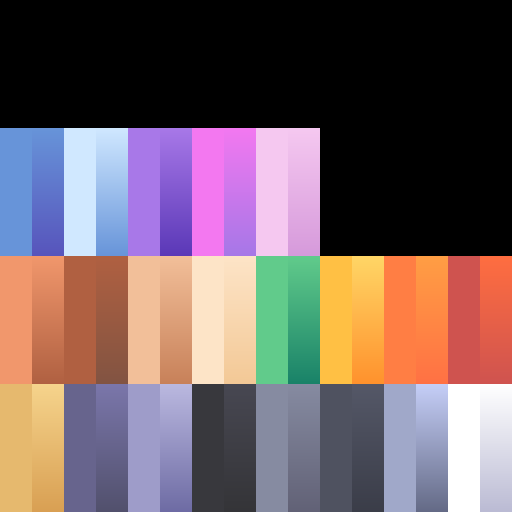
#> input picture client/town/assets/models/characters/resident_colormap.png, 512 x 512 px
$ python recolor_kenney.py ../town/assets/models/characters/resident_colormap.png ../town/assets/models/characters/resident_colormap.png
#> lines starting #> are read from the running program, lines starting #| are printed output that depends on the picture
#!/usr/bin/env python3
"""把 Kenney Fantasy Town Kit 的糖果色调色板贴图重新配色成栖灯镇的色板（米白、木棕、灰蓝屋顶、柔和的绿）。

用法：python3 -I client/art_source/recolor_kenney.py <原版 Textures/colormap.png> <输出 png>

原图是 512x512 的调色板：每个色块宽 32 像素、高 128 像素（竖向渐变），只用到中间三行。
做法：按色块求平均色，归到「色带」（木、屋顶、草木、石、红……），整块按色带的规则变换色相/饱和度/明度，
同一色块里的渐变保持（所以明暗关系还在）。另外在左上角画一小块纯白（16x16），给程序生成的几何体取色用
（顶点色 × 白色 = 顶点色），这样整个静态场景可以共用一张贴图、一种材质。

输出已经提交在 client/town/assets/models/kenney/Textures/colormap.png，需要重做时再跑本脚本（需要 Pillow）。
"""
import colorsys
import sys

from PIL import Image

src, dst = sys.argv[1], sys.argv[2]
im = Image.open(src).convert("RGBA")
#> im is the input picture: PIL image 512x512 RGBA; mean R, G, B, A 115.8, 96, 99.1, 255
px = im.load()
W, H = im.size
#> W = 512; H = 512


def band(r, g, b):
    h, s, v = colorsys.rgb_to_hsv(r / 255, g / 255, b / 255)
    d = h * 360
    if s < 0.10:
        return "neutral"
    if 205 <= d < 300 and s < 0.6:
        return "stone"
    if 158 <= d < 200:
        return "roof"
    if 100 <= d < 158:
        return "green"
    if 5 <= d < 40 and s > 0.35:
        return "orange_bright" if (v > 0.95 and s > 0.7) else "wood"
    if (d >= 340 or d < 5) and s > 0.35:
        return "red"
    if 200 <= d < 240 and s >= 0.6:
        return "blue"
    return "other"


def xf(bd, h, s, v):
    if bd == "neutral":
        if v > 0.9:
            return 40 / 360, 0.12, 0.95
        return 36 / 360, 0.09 + s * 0.5, v * 0.96
    if bd == "stone":
        return 34 / 360, 0.10 + s * 0.12, v * 0.86
    if bd == "roof":
        return 212 / 360, 0.28 + s * 0.08, v * 0.80
    if bd == "green":
        return 98 / 360, s * 0.55, v * 0.88
    if bd == "orange_bright":
        return h, s * 0.85, v
    if bd == "wood":
        return 27 / 360, s * 0.60, v * 0.80
    if bd == "red":
        return 12 / 360, s * 0.72, v * 0.86
    if bd == "blue":
        return 210 / 360, s * 0.5, v * 0.92
    return h, s * 0.85, v


BW, BH = 32, 128
for by in range(0, H, BH):
    for bx in range(0, W, BW):
        rs = gs = bs = n = 0
        for y in range(by, by + BH, 8):
            for x in range(bx, bx + BW, 8):
                r, g, b, a = px[x, y]
                if a:
                    rs += r
                    gs += g
                    bs += b
                    n += 1
        if not n:
            continue
        bd = band(rs / n, gs / n, bs / n)
        for y in range(by, by + BH):
            for x in range(bx, bx + BW):
                r, g, b, a = px[x, y]
                h, s, v = colorsys.rgb_to_hsv(r / 255, g / 255, b / 255)
                nh, ns, nv = xf(bd, h, s, v)
                r2, g2, b2 = colorsys.hsv_to_rgb(nh, max(0, min(1, ns)), max(0, min(1, nv)))
                px[x, y] = (int(r2 * 255), int(g2 * 255), int(b2 * 255), a)

# 左上角留一块纯白：程序生成的几何体 UV 指向这里，颜色全靠顶点色
for y in range(0, 16):
    for x in range(0, 16):
        px[x, y] = (255, 255, 255, 255)
# 顶部其余是原图的空白区，填成不透明白色，免得有透明边缘（整张贴图不带 alpha）
for y in range(0, 128):
    for x in range(0, W):
        if px[x, y][3] == 0 or (x >= 16 or y >= 16):
            px[x, y] = (255, 255, 255, 255)

im.convert("RGB").save(dst, optimize=True)
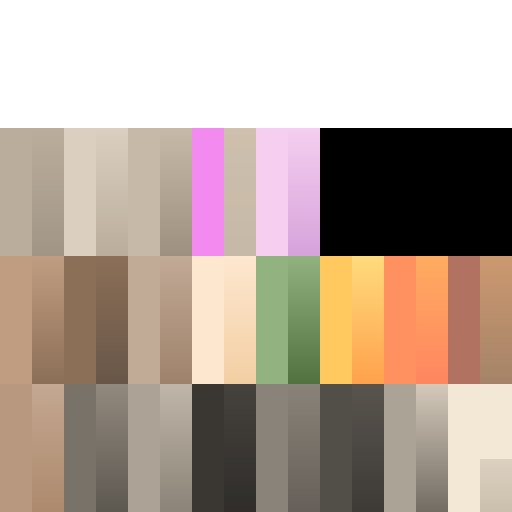
#> saved as resident_colormap.png: PIL image 512x512 RGB; mean R, G, B 180.8, 164.6, 152.4
print("ok", dst)
